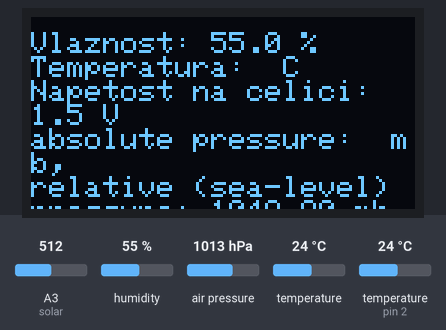
Simulated run of this sketch. Board: Arduino Uno, built with avr-gcc and run on an emulated ATmega328P. Parts: 128×64 one-colour display. Inputs (shaded band) come from the test bench; at power-on: humidity 55 %, air pressure 1013 hPa, A3 (solar) = 512, temperature 24 °C, temperature (sensor on pin 2) 24 °C. What the sketch prints to the serial monitor is not drawn.

Above: at 1.7 s.
1.8 s: humidity set to 22 %
At 3.2 s:
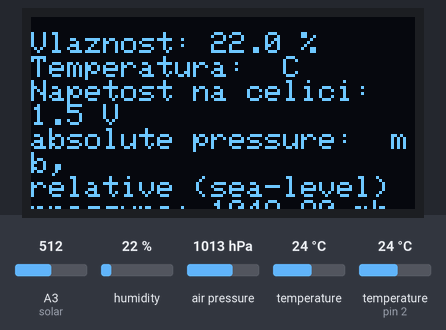
4.2 s: air pressure set to 952 hPa
At 5.3 s:
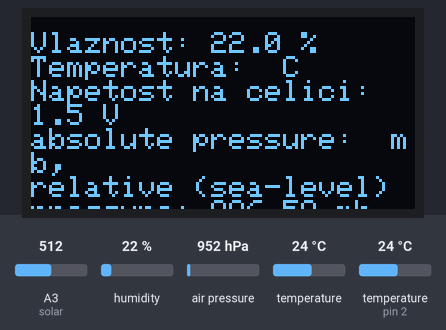
6.4 s: A3 (solar) set to 716
At 7.4 s:
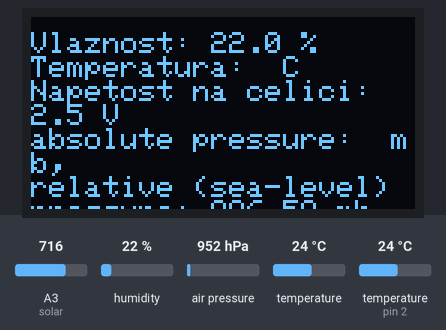
8.5 s: humidity set to 40 %
At 9.5 s:
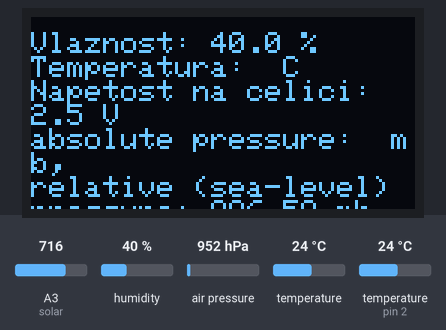
10.7 s: air pressure set to 975 hPa
At 12.5 s:
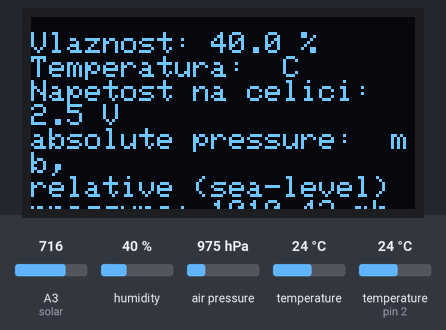
12.8 s: A3 (solar) set to 992
At 14.9 s:
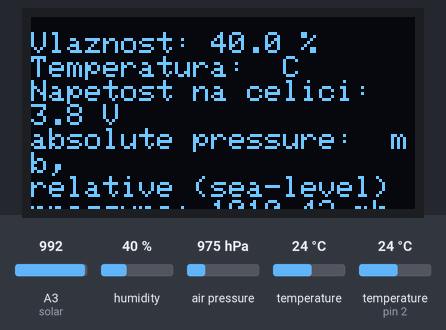
Timing chart, 0 to 16.0 s (numbered marks = the images above; inputs shaded):
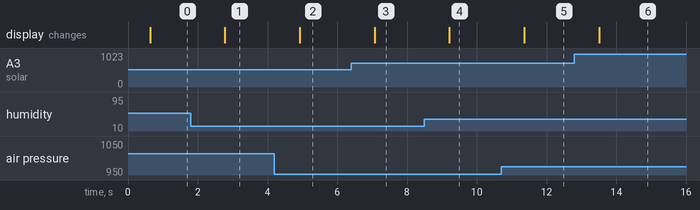

Measured:
- after the input at 1.8 s, the display: changes after 0.98 s (image 1)
- after the input at 4.2 s, the display: changes after 0.72 s (image 2)
- after the input at 6.4 s, the display: changes after 0.67 s (image 3)
- after the input at 8.5 s, the display: changes after 0.72 s (image 4)
- after the input at 10.7 s, the display: changes after 0.66 s (image 5)
- after the input at 12.8 s, the display: changes after 0.71 s (image 6)

The sketch:

VREMENSKA.ino
```cpp
#include <Wire.h>
#include <SFE_BMP180.h>
#include <Adafruit_GFX.h>
#include <Adafruit_SH1106.h>
#include <dht11.h>
#define DHT11PIN 2
#define OLED_RESET -1
#define solar A3
#define ALTITUDE 300.0
dht11 DHT11;
Adafruit_SH1106 display(OLED_RESET); /* Object of class Adafruit_SSD1306 */
SFE_BMP180 pressure;

void setup() {
  pinMode(solar, INPUT);
  Serial.begin(9600);
  display.begin(SH1106_SWITCHCAPVCC, 0x3C); /* Initialize display with address 0x3C */
  display.clearDisplay(); /* Clear display */
  display.setTextColor(WHITE);
  display.setTextSize(2); /* Select font size of text. Increases with size of argument. */
  display.setCursor(0,5);
  display.println("penis");
  display.println("penis");
  display.println("penis");
  display.display();
  delay(500);

}

void loop() {


  display.clearDisplay();
  display.setTextColor(WHITE);
  display.setTextSize(1.5);
  display.setCursor(0,5);

  char status;
  double T,P,p0,a;
  Serial.println();
  Serial.print("provided altitude: ");
  Serial.print(ALTITUDE,0);
  Serial.println(" meters, ");

  Serial.println();

  status = pressure.startTemperature();

  delay(status);

  int chk = DHT11.read(DHT11PIN);

  status = pressure.getTemperature(T);


  display.print("Vlaznost: ");
  display.print((float)DHT11.humidity, 1);
  display.println(" %");

  Serial.print("Humidity(%): ");
  Serial.println((float)DHT11.humidity, 2);

  display.print("Temperatura: ");
  //display.print((float)T,2);
  display.println(" C");

  Serial.print("Temperature( °C): ");
  Serial.println((float)DHT11.temperature, 2);

  float napetostCelice = analogRead(solar)*(5.00/1023);

  display.println("Napetost na celici: ");
  display.print(napetostCelice - 1.0, 1);
  display.println(" V");


  Serial.print(napetostCelice);

  status = pressure.startPressure(3);

  status = pressure.getPressure(P,T);


  display.print("absolute pressure: ");
 // display.print((float)P,2);
  display.println(" mb,");

  p0 = pressure.sealevel(P,ALTITUDE);

  display.print("relative (sea-level) pressure: ");
  display.print(p0,2);
  display.println(" mb,");

  a = pressure.altitude(P,p0);
  display.print("computed altitude: ");
  display.print(a,0);
  display.println(" meters,");
Serial.println(p0);
Serial.println(a);
display.display();


  delay(1000);

}
```
